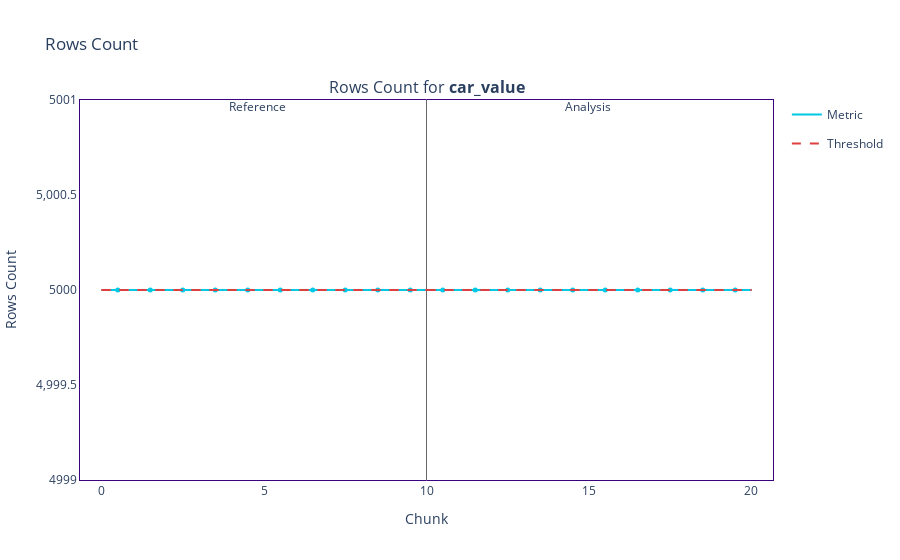

The notebook cell this image was saved under:
### Code cell
for column_name in results.column_names:
    results.filter(column_names=column_name).plot().show()

### Figure 1 — Plotly figure (JSON) as saved in the notebook; plotly's stock layout.template omitted (floating-point values rounded to 4 significant figures)
{"data": [{"hoverinfo": "skip", "legendgroup": "metric_reference", "line": {"color": "#00c8e5", "shape": "hv", "width": 2}, "mode": "lines", "name": "Metric", "showlegend": true, "type": "scatter", "x": [0, 1, 2, 3, 4, 5, 6, 7, 8, 9, 10], "xaxis": "x", "y": [5000, 5000, 5000, 5000, 5000, 5000, 5000, 5000, 5000, 5000, 5000], "yaxis": "y"}, {"customdata": [["Rows Count for <b>car_value</b>", "<b style=\"color:#00c8e5;line-height:60px\">Reference</b>", "", "[0:4999]", "Chunk index: <b>0</b>", 5000], ["Rows Count for <b>car_value</b>", "<b style=\"color:#00c8e5;line-height:60px\">Reference</b>", "", "[5000:9999]", "Chunk index: <b>1</b>", 5000], ["Rows Count for <b>car_value</b>", "<b style=\"color:#00c8e5;line-height:60px\">Reference</b>", "", "[10000:14999]", "Chunk index: <b>2</b>", 5000], ["Rows Count for <b>car_value</b>", "<b style=\"color:#00c8e5;line-height:60px\">Reference</b>", "", "[15000:19999]", "Chunk index: <b>3</b>", 5000], ["Rows Count for <b>car_value</b>", "<b style=\"color:#00c8e5;line-height:60px\">Reference</b>", "", "[20000:24999]", "Chunk index: <b>4</b>", 5000], ["Rows Count for <b>car_value</b>", "<b style=\"color:#00c8e5;line-height:60px\">Reference</b>", "", "[25000:29999]", "Chunk index: <b>5</b>", 5000], ["Rows Count for <b>car_value</b>", "<b style=\"color:#00c8e5;line-height:60px\">Reference</b>", "", "[30000:34999]", "Chunk index: <b>6</b>", 5000], ["Rows Count for <b>car_value</b>", "<b style=\"color:#00c8e5;line-height:60px\">Reference</b>", "", "[35000:39999]", "Chunk index: <b>7</b>", 5000], ["Rows Count for <b>car_value</b>", "<b style=\"color:#00c8e5;line-height:60px\">Reference</b>", "", "[40000:44999]", "Chunk index: <b>8</b>", 5000], ["Rows Count for <b>car_value</b>", "<b style=\"color:#00c8e5;line-height:60px\">Reference</b>", "", "[45000:49999]", "Chunk index: <b>9</b>", 5000]], "hovertemplate": "%{customdata[1]} &nbsp; &nbsp; %{customdata[2]} <br />Chunk: <b>%{customdata[3]}</b> &nbsp; &nbsp; %{customdata[4]} <br />%{customdata[0]}: <b>%{customdata[5]}</b><b r /><extra></extra>", "legendgroup": "metric_reference", "marker": {"color": "#00c8e5", "size": 5, "symbol": "circle"}, "mode": "markers", "name": "Metric", "showlegend": false, "type": "scatter", "x": [0.5, 1.5, 2.5, 3.5, 4.5, 5.5, 6.5, 7.5, 8.5, 9.5], "xaxis": "x", "y": [5000, 5000, 5000, 5000, 5000, 5000, 5000, 5000, 5000, 5000, 5000], "yaxis": "y"}, {"hoverinfo": "skip", "legendgroup": "metric_analysis", "line": {"color": "#00c8e5", "shape": "hv", "width": 2}, "mode": "lines", "name": "Metric", "showlegend": false, "type": "scatter", "x": [10, 11, 12, 13, 14, 15, 16, 17, 18, 19, 20], "xaxis": "x", "y": [5000, 5000, 5000, 5000, 5000, 5000, 5000, 5000, 5000, 5000, 5000], "yaxis": "y"}, {"customdata": [["Rows Count for <b>car_value</b>", "<b style=\"color:#3b0280;line-height:60px\">Analysis</b>", "", "[0:4999]", "Chunk index: <b>0</b>", 5000], ["Rows Count for <b>car_value</b>", "<b style=\"color:#3b0280;line-height:60px\">Analysis</b>", "", "[5000:9999]", "Chunk index: <b>1</b>", 5000], ["Rows Count for <b>car_value</b>", "<b style=\"color:#3b0280;line-height:60px\">Analysis</b>", "", "[10000:14999]", "Chunk index: <b>2</b>", 5000], ["Rows Count for <b>car_value</b>", "<b style=\"color:#3b0280;line-height:60px\">Analysis</b>", "", "[15000:19999]", "Chunk index: <b>3</b>", 5000], ["Rows Count for <b>car_value</b>", "<b style=\"color:#3b0280;line-height:60px\">Analysis</b>", "", "[20000:24999]", "Chunk index: <b>4</b>", 5000], ["Rows Count for <b>car_value</b>", "<b style=\"color:#3b0280;line-height:60px\">Analysis</b>", "", "[25000:29999]", "Chunk index: <b>5</b>", 5000], ["Rows Count for <b>car_value</b>", "<b style=\"color:#3b0280;line-height:60px\">Analysis</b>", "", "[30000:34999]", "Chunk index: <b>6</b>", 5000], ["Rows Count for <b>car_value</b>", "<b style=\"color:#3b0280;line-height:60px\">Analysis</b>", "", "[35000:39999]", "Chunk index: <b>7</b>", 5000], ["Rows Count for <b>car_value</b>", "<b style=\"color:#3b0280;line-height:60px\">Analysis</b>", "", "[40000:44999]", "Chunk index: <b>8</b>", 5000], ["Rows Count for <b>car_value</b>", "<b style=\"color:#3b0280;line-height:60px\">Analysis</b>", "", "[45000:49999]", "Chunk index: <b>9</b>", 5000]], "hovertemplate": "%{customdata[1]} &nbsp; &nbsp; %{customdata[2]} <br />Chunk: <b>%{customdata[3]}</b> &nbsp; &nbsp; %{customdata[4]} <br />%{customdata[0]}: <b>%{customdata[5]}</b><b r /><extra></extra>", "legendgroup": "metric_analysis", "marker": {"color": "#00c8e5", "size": 5, "symbol": "circle"}, "mode": "markers", "name": "Metric", "showlegend": false, "type": "scatter", "x": [10.5, 11.5, 12.5, 13.5, 14.5, 15.5, 16.5, 17.5, 18.5, 19.5], "xaxis": "x", "y": [5000, 5000, 5000, 5000, 5000, 5000, 5000, 5000, 5000, 5000, 5000], "yaxis": "y"}, {"hoverinfo": "skip", "legendgroup": "alert", "marker": {"color": "#DD4040", "size": 8, "symbol": "diamond"}, "mode": "markers", "name": "Alert", "showlegend": true, "type": "scatter", "x": [], "xaxis": "x", "y": [], "yaxis": "y"}, {"hoverinfo": "skip", "legendgroup": "thresh", "line": {"color": "#DD4040", "dash": "dash", "width": 2}, "mode": "lines", "name": "Threshold", "showlegend": true, "type": "scatter", "x": [0, 1, 2, 3, 4, 5, 6, 7, 8, 9, 10], "xaxis": "x", "y": [5000, 5000, 5000, 5000, 5000, 5000, 5000, 5000, 5000, 5000, 5000], "yaxis": "y"}, {"hoverinfo": "skip", "legendgroup": "thresh", "line": {"color": "#DD4040", "dash": "dash", "width": 2}, "mode": "lines", "name": "Threshold", "showlegend": false, "type": "scatter", "x": [0, 1, 2, 3, 4, 5, 6, 7, 8, 9, 10], "xaxis": "x", "y": [5000, 5000, 5000, 5000, 5000, 5000, 5000, 5000, 5000, 5000, 5000], "yaxis": "y"}, {"hoverinfo": "skip", "legendgroup": "thresh", "line": {"color": "#DD4040", "dash": "dash", "width": 2}, "mode": "lines", "name": "Threshold", "showlegend": false, "type": "scatter", "x": [10, 11, 12, 13, 14, 15, 16, 17, 18, 19, 20], "xaxis": "x", "y": [5000, 5000, 5000, 5000, 5000, 5000, 5000, 5000, 5000, 5000, 5000], "yaxis": "y"}, {"hoverinfo": "skip", "legendgroup": "thresh", "line": {"color": "#DD4040", "dash": "dash", "width": 2}, "mode": "lines", "name": "Threshold", "showlegend": false, "type": "scatter", "x": [10, 11, 12, 13, 14, 15, 16, 17, 18, 19, 20], "xaxis": "x", "y": [5000, 5000, 5000, 5000, 5000, 5000, 5000, 5000, 5000, 5000, 5000], "yaxis": "y"}], "layout": {"annotations": [{"font": {"size": 16}, "showarrow": false, "text": "Rows Count for <b>car_value</b>", "x": 0.5, "xanchor": "center", "xref": "paper", "y": 1, "yanchor": "bottom", "yref": "paper"}, {"showarrow": false, "text": "Reference", "x": 4.5, "xref": "x", "xshift": 10, "y": 1.01, "yref": "y domain"}, {"showarrow": false, "text": "Analysis", "x": 14.5, "xref": "x", "xshift": 15, "y": 1.01, "yref": "y domain"}], "autosize": true, "hoverlabel": {"bgcolor": "white", "font": {"size": 14}}, "legend": {"itemclick": false, "itemdoubleclick": false, "traceorder": "grouped"}, "paper_bgcolor": "rgba(255,255,255,1)", "plot_bgcolor": "rgba(255,255,255,1)", "shapes": [{"layer": "below", "line": {"color": "#666666", "width": 1}, "type": "line", "x0": 10, "x1": 10, "xref": "x", "y0": 0, "y1": 1, "yref": "y domain"}], "title": {"text": "Rows Count"}, "xaxis": {"anchor": "y", "autorange": true, "domain": [0, 1], "linecolor": "#3b0280", "matches": "x", "mirror": true, "range": [-0.6232, 20.62], "showgrid": false, "title": {"text": "Chunk"}, "type": "linear", "zeroline": false}, "yaxis": {"anchor": "x", "autorange": true, "domain": [0, 1], "linecolor": "#3b0280", "mirror": true, "range": [4999, 5001], "showgrid": false, "title": {"text": "Rows Count"}, "type": "linear", "zeroline": false}}}
